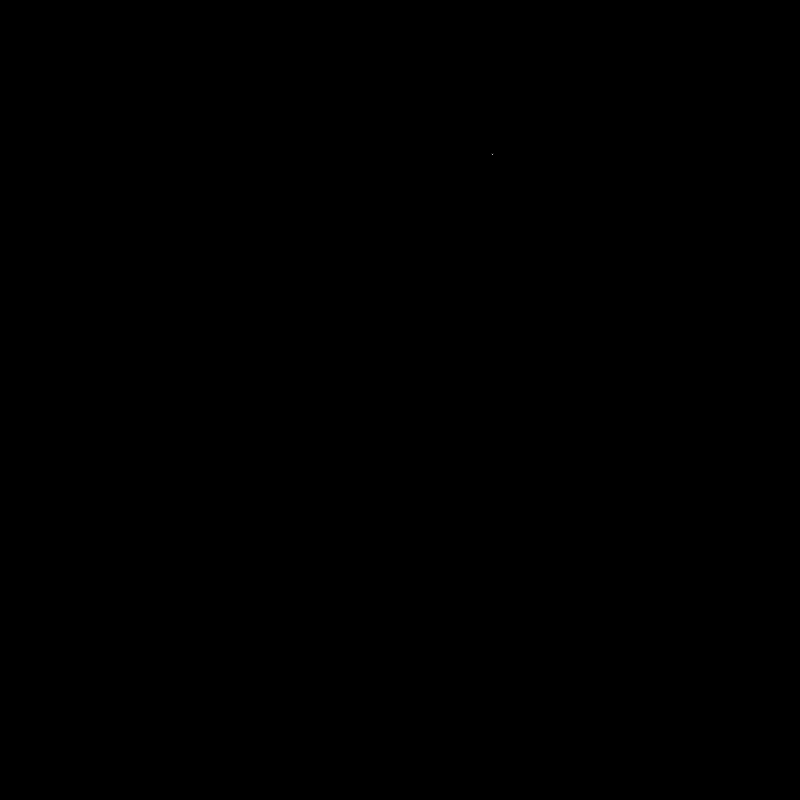
Frame 1 (no input)
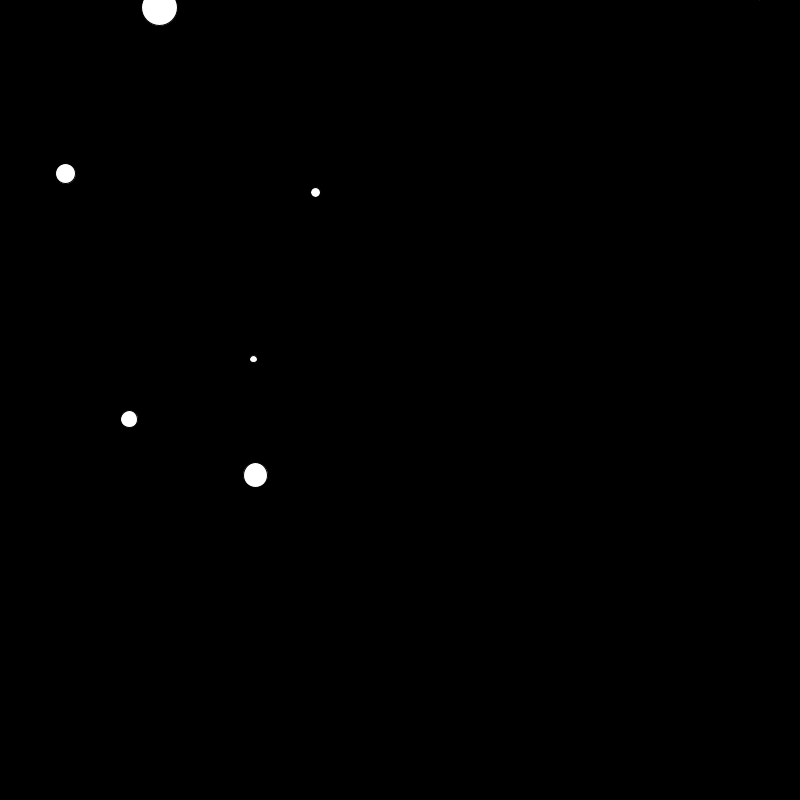
Frame 60 (the mouse pressed at the canvas centre just before this capture)
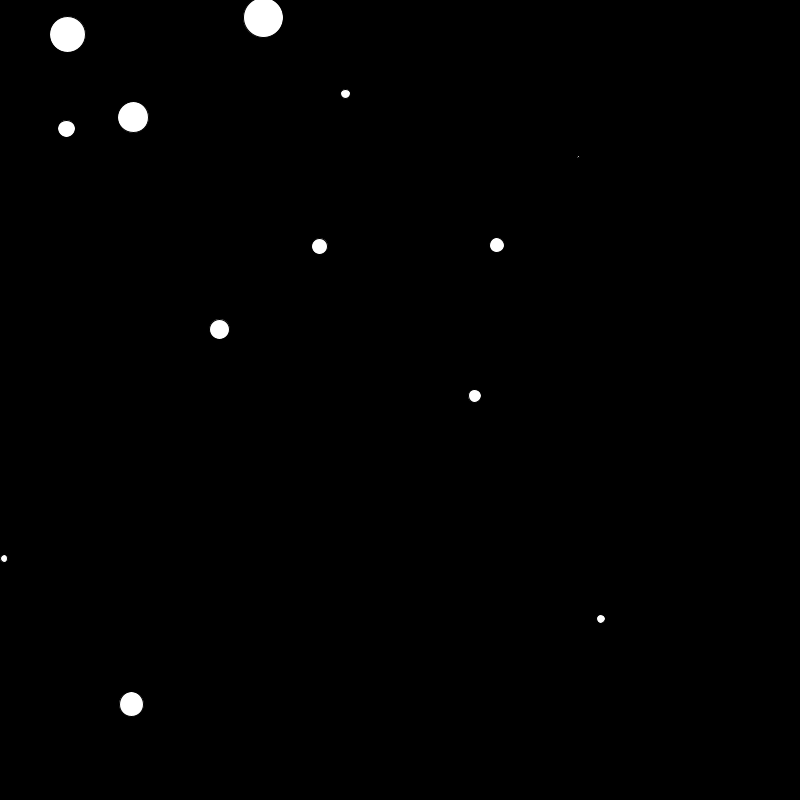
Frame 120 (the mouse held since frame 60 and released just before this capture)

The Processing sketch that drew these frames (run headless with seeded random() and noise(); from frame 60 on, the mouse is pressed at the canvas centre):

// Processing sketch: Ballgame
// ── Ballgame.pde
import java.util.*;
List<Ball> balls = new ArrayList<Ball>();
int frame = 0;
boolean lose = false;
void setup(){
  frameRate(60);
  size(800,800);
      balls.add(new Ball(random(600) + 100, random(600) + 1, random(10) -5, random(10) - 5, random (50) - 45));

}

void draw(){
  stroke(0);
  background(0);
  frame++;
  if(lose){
  System.out.println("F");
  }
  if(frame%10 == 0){
      balls.add(new Ball(random(600) + 100, random(600) + 1, random(10) -5, random(10) - 5, random (50) +5 ));
  }
    for(int i = 0; i < balls.size(); i ++){
    balls.get(i).move();
    balls.get(i).drawBall();
    balls.get(i).checkCollision();
    }
}

// ── Ball.pde
class Ball{
  float x;
  float y;
  float vx;
  float vy;
  float rad;
  public Ball(float xpos, float ypos, float velx, float vely,float radius){
    x = xpos;
    y = ypos;
    vx = velx;
    vy = vely;
    rad = radius;
  }
  
  void drawBall(){
   ellipse(x,y,rad,rad);
  }
  
  void move(){
    x += vx;
    y += vy;
    if(x>800 || x < 0){
    vx*=-1;
    }
    if(y>800 || y < 0){
    vy*=-1;
    }
  }
  
  void checkCollision(){
    double dist = Math.sqrt(Math.pow(x-mouseX,2) + Math.pow(y-mouseY, 2));
    //System.out.println(dist);
    if(rad > dist){
    
      text("OOF",100,100);  
      lose = true;
    }
}
}
